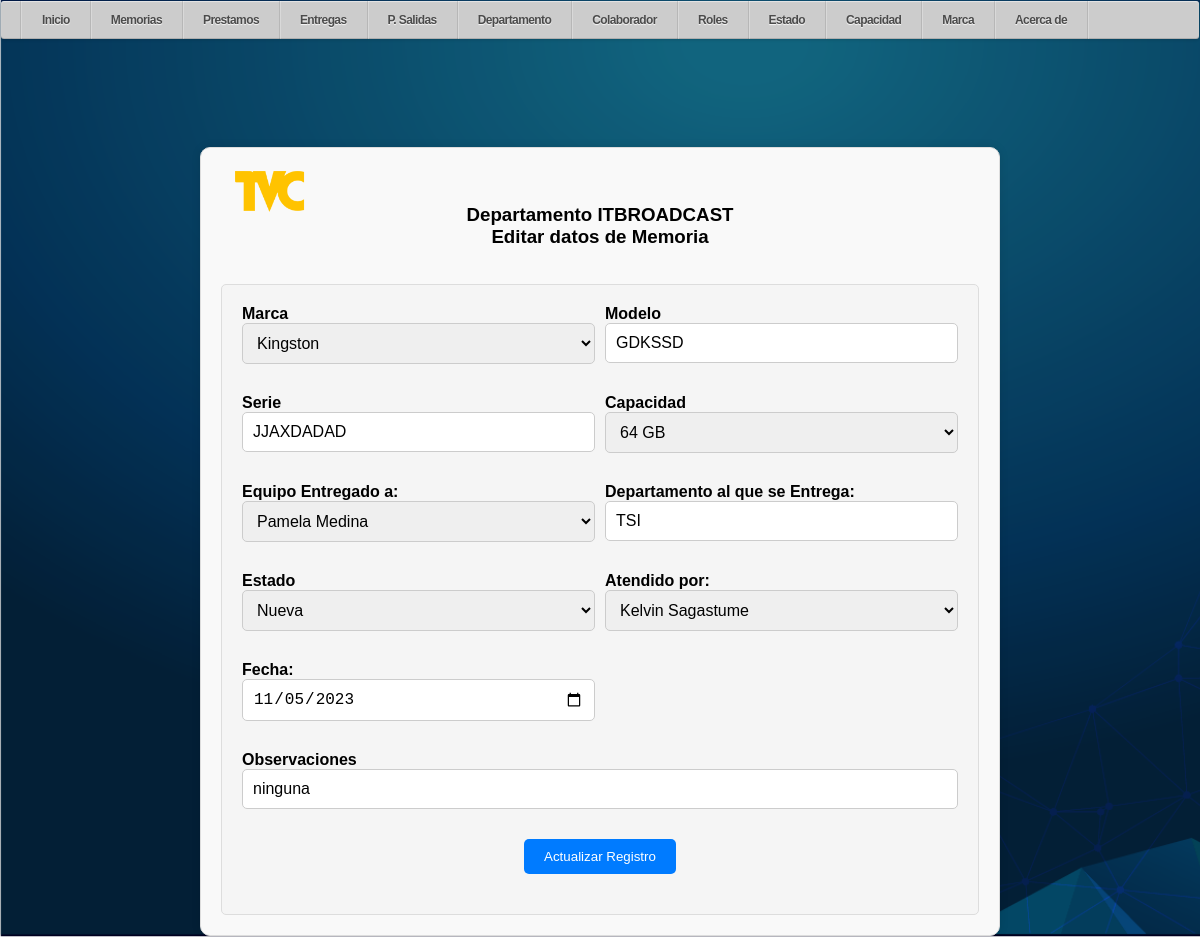
Screenshot of /php/Editar_Memoria.php?id=155 (signed in) with the database file from the repository.
### tables this page shows
CREATE TABLE `memorias` (
  `id` int(11) NOT NULL,
  `id_marca` int(11) NOT NULL,
  `modelo` varchar(20) NOT NULL,
  `serie` varchar(20) NOT NULL,
  `id_cap` int(11) NOT NULL,
  `id_empleados` int(11) NOT NULL,
  `id_estado` int(11) NOT NULL,
  `id_itb` int(11) NOT NULL,
  `fecha` date NOT NULL,
  `obs` varchar(200) NOT NULL
);

CREATE TABLE `depto` (
  `id` int(11) NOT NULL,
  `nom_depto` varchar(20) NOT NULL
);

### php/Editar_Memoria.php (the view, shortened to what this page needs)
<?php
include_once '../conexion/conexion3.php';
include_once "../php/plantilla3.php";
?>
<?php
$id = $_GET['id'];
$sqlMemoria = "SELECT * FROM memorias WHERE id = $id";
$resultMemoria = mysqli_query($enlace, $sqlMemoria);
$row = mysqli_fetch_assoc($resultMemoria);
$sqlMarca = "SELECT id, nom_marca FROM marca";
$resultMarca = mysqli_query($enlace, $sqlMarca);
$marcas = mysqli_fetch_all($resultMarca, MYSQLI_ASSOC);
$sqlEstado = "SELECT id, nom_estado FROM estados";
$resultEstado = mysqli_query($enlace, $sqlEstado);
$estados = mysqli_fetch_all($resultEstado, MYSQLI_ASSOC);
$sqlCap = "SELECT id, nom_cap FROM capacidad";
$resultCap = mysqli_query($enlace, $sqlCap);
$capacidades = mysqli_fetch_all($resultCap, MYSQLI_ASSOC);
?>
<!DOCTYPE html>
<html lang="es">
<head>
    <link rel="stylesheet" href="/R_MEMORIAS/css/stilos003.css">
    <link rel="stylesheet" href="/R_MEMORIAS/css/stilos04.css">
</head>
<body>
    <div class="container">
        <div class="form-header">
            <div style="position: relative;">
                <img src="/R_Memorias/img/tvc.png" style="width: 100px; height: auto; position: absolute; top: 0; left: 0;">
            </div>
            <br></br>
            <h3 style="color: black; text-align: center;">Departamento ITBROADCAST</h5>
                <h3 style="color: black; text-align: center;">Editar datos de Memoria</h5>
                    <br></br>
        </div>
        <form action="" method="post" class="form-grid">
            <div class="form-group">
                <label for="mar">Marca</label>
                <select id="mar" name="mar" class="select-control" required>
                    <?php
                    foreach ($marcas as $marca) {
                        $idmar = $marca['id'];
                        $nommar = $marca['nom_marca'];
                        $selected = ($idmar == $row['id_marca']) ? 'selected' : '';
                    ?>
                        <option value="<?php echo $idmar ?>" <?php echo $selected; ?>><?php echo $nommar ?></option>
                    <?php } ?>
                </select>
            </div>
            <div class="form-group">
                <label for="modelo">Modelo</label>
                <input class="form-control" type="text" value="<?php echo $row['modelo']; ?>" name="modelo">
            </div>
            <div class="form-group">
                <label for="serie">Serie</label>
                <input class="form-control" type="text" value="<?php echo $row['serie']; ?>" name="serie">
            </div>
            <div class="form-group">
                <label for="cap">Capacidad</label>
                <select id="cap" name="cap" class="select-control" required>
                    <?php
                    foreach ($capacidades as $cap) {
                        $idcap = $cap['id'];
                        $nomcap = $cap['nom_cap'];
                        $selected = ($idcap == $row['id_cap']) ? 'selected' : '';
                    ?>
                        <option value="<?php echo $idcap ?>" <?php echo $selected; ?>><?php echo $nomcap ?></option>
                    <?php } ?>
                </select>
            </div>
            <div class="form-group">
                <label for="emp">Equipo Entregado a:</label>
                <select class="form-control" id="empleado" name="empleado" placeholder="Seleccione el colaborador" required onchange="cargarDepartamento()">
                    <?php
                    $con = conexion();
                    $sql = 'SELECT e.id, e.nom, d.nom_depto FROM empleados e INNER JOIN depto d ON e.id_depto = d.id';
                    $query = mysqli_query($con, $sql);
                    while ($rowEmp = mysqli_fetch_array($query)) {
                        $idcap = $rowEmp['id'];
                        $nomcap = $rowEmp['nom'];
                        $nomDep = $rowEmp['nom_depto'];
                        $selected = ($idcap == $row['id_empleados']) ? 'selected' : '';
                    ?>
                        <option value="<?php echo $idcap ?>" data-depto="<?php echo $nomDep ?>" <?php echo $selected; ?>><?php echo $nomcap ?></option>
                    <?php
                    }
                    ?>
                </select>
            </div>
            <div class="form-group">
                <label for="dep">Departamento al que se Entrega:</label>
                <input class="form-control" type="text" id="departamento" readonly value="<?php echo $nomDep; ?>">
            </div>
            <div class="form-group">
                <label for="est">Estado</label>
                <select id="est" name="est" class="select-control" required>
                    <?php
                    foreach ($estados as $estado) {
                        $idest = $estado['id'];
                        $nomest = $estado['nom_estado'];
                        $selected = ($idest == $row['id_estado']) ? 'selected' : '';
                    ?>
                        <option value="<?php echo $idest ?>" <?php echo $selected; ?>><?php echo $nomest ?></option>
                    <?php } ?>
                </select>
            </div>
            <div class="form-group">
                <label for="itb">Atendido por:</label>
                <select class="form-control" id="itb" name="itb" required>
                    <?php
                    $sql = 'SELECT * FROM empleados WHERE id_depto = 11';
                    $query = mysqli_query($con, $sql);
                    while ($row2 = mysqli_fetch_array($query)) {
                        $iditb = $row2['id'];
                        $nomitb = $row2['nom'];
                        $selected = ($iditb == $row['id_itb']) ? 'selected' : '';
                        echo '<option value="' . $iditb . '" ' . $selected . '>' . $nomitb . '</option>';
                    }
                    ?>
                </select>
            </div>
            <div class="form-group">
                <label for="fecha">Fecha:</label>
                <input class="form-control" type="date" value="<?php echo $row['fecha']; ?>" name="fecha">
            </div>
            <div class="form-group" style="grid-column: span 2;">
                <label for="obs">Observaciones</label>
                <input class="form-control" type="text" value="<?php echo $row['obs']; ?>" name="obs">
            </div>
            <div class="form-group" style="grid-column: span 2; text-align: center;">
                <input class="btn-submit" type="submit" name="submit" value="Actualizar Registro">
            </div>
        </form>
    </div>
</body>
</html>

### css/menu7.css (style rules this page uses)
* { margin: 0; padding: 0; box-sizing: border-box; }
body { padding: 1px; font-family: arial; background-image: url('/R_Memorias/img/bg01.png'); background-repeat: no-repeat; background-size: cover; justify-content: center; align-items: 100vh; min-height: 100vh; overflow: 100vh; display: left; }

### css/stilos003.css (style rules this page uses)
.container { max-width: 800px; padding: 20px; border: 1px solid #ddd; border-radius: 10px; background-color: #f9f9f9; box-shadow: 0 0 10px rgba(0, 0, 0, 0.1); margin: 0 auto; }
.form-group { margin-bottom: 20px; }
label { font-weight: bold; }
.form-control, .select-control { width: 100%; padding: 10px; border: 1px solid #ccc; border-radius: 5px; font-size: 16px; }
.btn-submit { background-color: #007bff; color: #fff; border: none; padding: 10px 20px; border-radius: 5px; cursor: pointer; }

### css/stilos04.css (style rules this page uses)
.container { max-width: 800px; padding: 20px; border: 1px solid #ddd; border-radius: 10px; background-color: #f9f9f9; box-shadow: 0 0 10px rgba(0, 0, 0, 0.1); margin: 0 auto; }
.form-grid { display: grid; grid-template-columns: repeat(2, 1fr); gap: 10px; padding: 20px; background-color: #f5f5f5; border: 1px solid #ddd; border-radius: 5px; }
.form-group { margin-bottom: 20px; }
.select-control, .form-control { width: 100%; padding: 10px; border: 1px solid #ccc; border-radius: 5px; font-size: 16px; }
.btn-submit { background-color: #007bff; color: #fff; border: none; padding: 10px 20px; border-radius: 5px; cursor: pointer; }

### rows the page displays
memorias: modelo "GDKSSD", serie "JJAXDADAD", fecha "11/05/2023", obs "ninguna"
depto: nom_depto "TSI"

### other values shown
form field mar "Kingston"
form field cap "64 GB"
form field empleado "Pamela Medina"
form field est "Nueva"
form field itb "Kelvin Sagastume"
